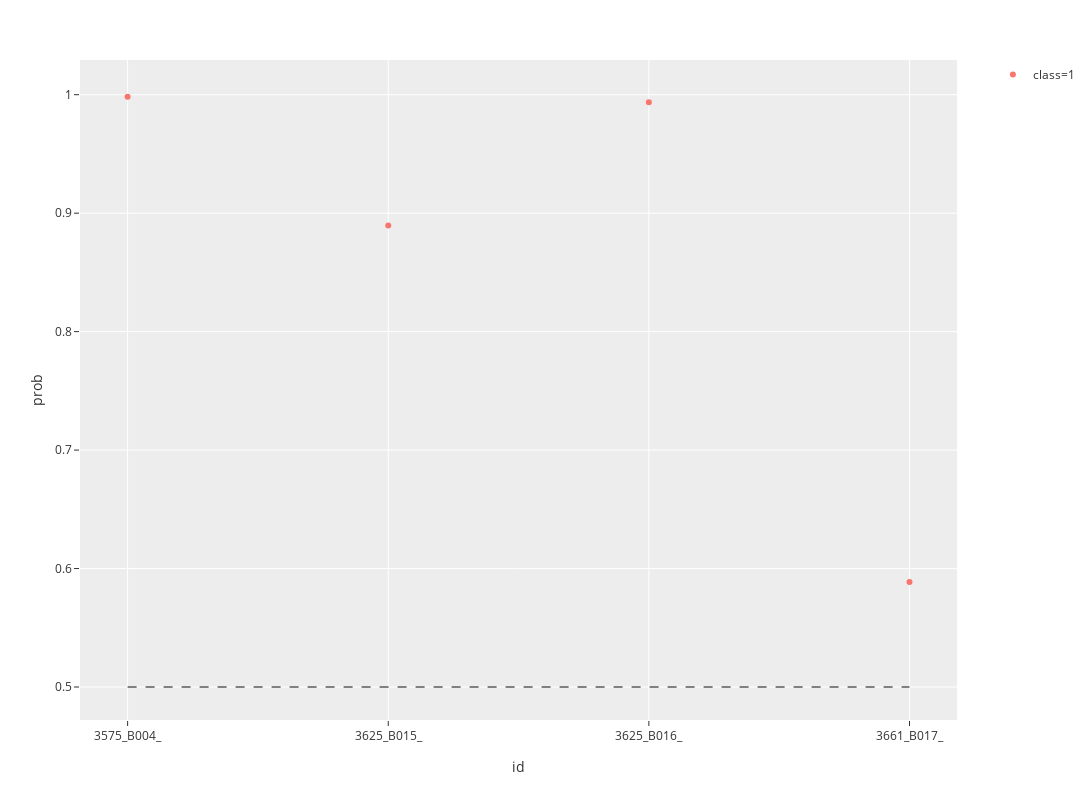

Notebook source saved alongside this figure:
### Code cell
file_name = input("请输入原始数据的名称：")
data_path = 'C:/Users/pc/OneDrive/PLTTECH/Project/20191030肺癌分类模型/Output/%s' % file_name + '.csv'
df = pd.read_csv(data_path)
df.head()

# 模型所用变量
selected_columns = ['id',
             'CD85j+CD8+ T cells',
             'CD20- CD3- lymphocytes',
             'monocytes',
             'T cells',
             'CD28+CD8+ T cells',
             'lymphocytes',
             'B cells',
             'class']
# 模型系数
coefs = [0.3336963252086717,
         -0.009967495181819792,
         0.1359226803758734,
         -0.1125818108473672,
         0.04455083303212085,
         -0.05501862244784657,
         0.08889617447585611]
intercept = 0.0007974303412539442

plot_df = lungCancerPrediction(df, file_name)

### Figure 1 — Plotly figure (JSON) as saved in the notebook; plotly's stock layout.template omitted (floating-point values rounded to 4 significant figures)
{"data": [{"hoverlabel": {"namelength": 0}, "hovertemplate": "class=1<br>id=%{x}<br>prob=%{y}", "legendgroup": "class=1", "marker": {"color": "#F8766D", "symbol": "circle"}, "mode": "markers", "name": "class=1", "showlegend": true, "type": "scatter", "x": ["3575_B004_", "3625_B015_", "3625_B016_", "3661_B017_"], "xaxis": "x", "y": [0.9983, 0.8896, 0.9937, 0.5887], "yaxis": "y"}, {"line": {"color": "grey", "dash": "dash"}, "mode": "lines", "showlegend": false, "type": "scatter", "x": ["3575_B004_", "3661_B017_"], "y": [0.5, 0.5]}], "layout": {"height": 800, "legend": {"tracegroupgap": 0}, "margin": {"t": 60}, "width": 1200, "xaxis": {"anchor": "y", "domain": [0, 0.98], "title": {"text": "id"}}, "yaxis": {"anchor": "x", "domain": [0, 1], "title": {"text": "prob"}}}}
